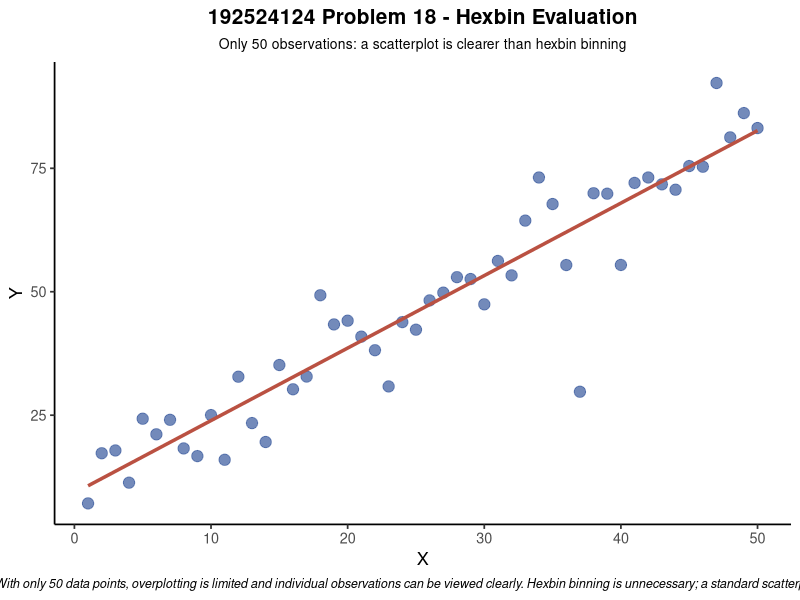

Recreate this plot in R.
# Problem 18 - Hexbin Evaluation

library(ggplot2)

set.seed(24)

data <- data.frame(
  X = 1:50,
  Y = 10 + (1:50) * 1.5 + rnorm(50, 0, 8)
)

ggplot(
  data,
  aes(
    x = X,
    y = Y
  )
) +
  geom_point(
    size = 3.5,
    color = "#4563A3",
    alpha = 0.75
  ) +
  geom_smooth(
    method = "lm",
    se = FALSE,
    color = "#BA5142",
    linewidth = 1.2
  ) +
  labs(
    title = "192524124 Problem 18 - Hexbin Evaluation",
    subtitle = "Only 50 observations: a scatterplot is clearer than hexbin binning",
    x = "X",
    y = "Y",
    caption = "Interpretation: With only 50 data points, overplotting is limited and individual observations can be viewed clearly. Hexbin binning is unnecessary; a standard scatterplot is more transparent."
  ) +
  theme_classic(base_size = 13) +
  theme(
    plot.title = element_text(
      hjust = 0.5,
      face = "bold",
      size = 15
    ),
    plot.subtitle = element_text(
      hjust = 0.5,
      size = 10
    ),
    plot.caption = element_text(
      hjust = 0.5,
      face = "italic",
      size = 9
    )
  )
